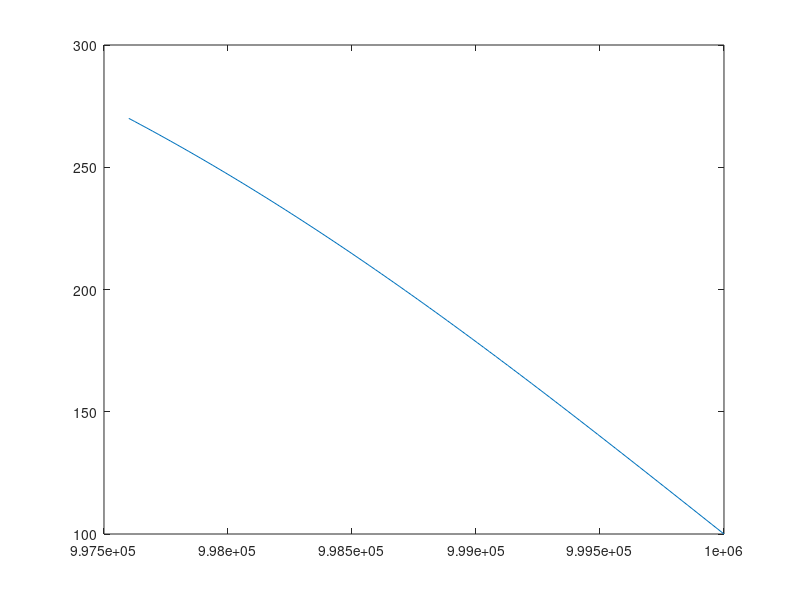
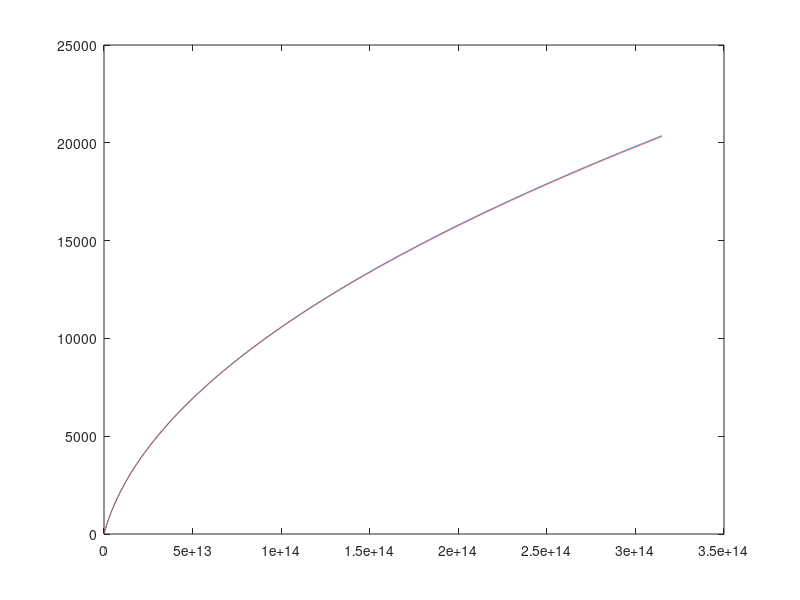
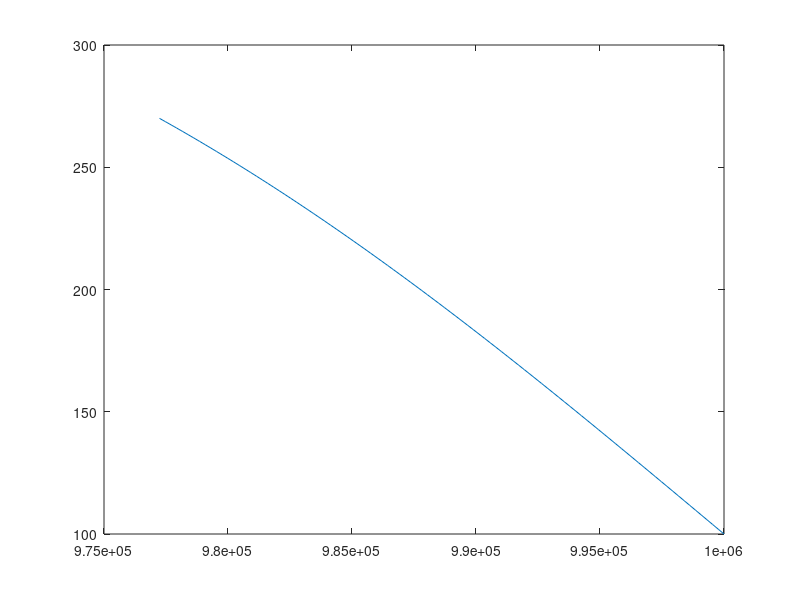
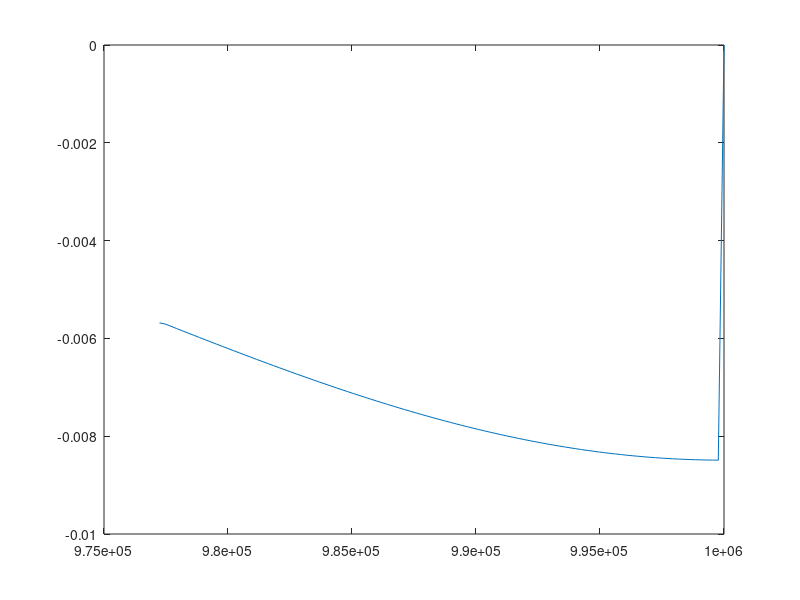

Write MATLAB code to recreate these figures, in order.
% test implementation of the Stefan solution
clear
close all

nz = 100;
H=0;
Ts=100;
Tb=270;
rho=1000;
Cp = 2100; %heat capacity of ice J/kg/K
Lf = 334*1000; % latent heat of fusion (J/kg)
H0=2400; % initial thickness in m
seconds_in_year = 3.15e7;
zmax = 1e6;
zmin = zmax-H0;
dt = 1000*seconds_in_year;
tmax = 10e6*seconds_in_year;
kappa=1e-6;
k=kappa*rho*Cp;

% find lambda1 (dimensionless parameter in stefan solution) by bisection:
% first, solve for lambda1
lam1_max = 1.6;
lam1_min = 0.1;
residual = @(lam1) exp(-lam1^2)/lam1/erf(lam1) - Lf*sqrt(pi)/(Cp*(Tb-Ts)); % turcotte and schubert 4.141 expressed as a residual
while lam1_max-lam1_min > 1e-6
    lam1_guess = 1/2*(lam1_max+lam1_min);
    ub = residual(lam1_max);
    lb = residual(lam1_min);
    if sign(residual(lam1_guess)) == sign(ub)
        lam1_max = lam1_guess;
    else
        lam1_min = lam1_guess;
    end
end
lam1 = lam1_guess;

cooling_age = @(zm) (zm/2/lam1)^2/kappa;
initial_cooling_age = cooling_age(H0);
zm = @(t) 2*lam1*sqrt(kappa*t);
dTdt = @(z,t) -(Tb-Ts)/erf(lam1)*exp(-z.^2/4/kappa/t).*z/(2*sqrt(pi*kappa*t^3));

z = linspace(zmin,zmax,nz);
z_last = z;
% stefan initial condition
T_last = zeros(nz,1);
eta = (zmax-z)/2/sqrt(kappa*initial_cooling_age);
theta = erf(eta)/erf(lam1);
T_last(:) = theta*(Tb-Ts)+Ts;

f1=figure(1);
plot(z,T_last); hold on

time=0;
itime=1;
while( time < tmax )
    % advance mesh
    % 1. calculate dTdz
    dTdz = zeros(nz,1);
    for i=2:nz-1
        dz = z_last(i+1)-z_last(i-1);
        dTdz(i) = (T_last(i+1)-T_last(i-1))/dz;
    end
    Tg = Tb - (T_last(2)-Tb);
    dTdz(1) = (T_last(2)-Tg)/2/(z_last(2)-z_last(1));
    
    q = -k*dTdz;
    % calculate thickening rate
       delta_z = q(1)/rho/Lf*dt
%     delta_z = 4;
    if( delta_z < 0 )
        itime
        time
        keyboard
    end
    
    
    %     % interpolate onto new grid
    %     z = linspace(z_last(1)-delta_z,zmax,nz);
    ztmp = [z_last(1)-delta_z z_last];
    %      ztmp(1) = ztmp(1)-delta_z;
    z=linspace(ztmp(1),zmax,nz);
    %     T_last = interp1(ztmp,[T_last(1) T_last'],z);
    T_last = interp1(z_last,T_last,z,'linear','extrap');
    z_last = z;
    
    %     Ttmp = T_last;
    % %     Ttmp(1) = Tb;
    %     T_last = interp1([ztmp],[Ttmp],z);
    %     z = z_last;
    %     z(1) = z(1)-delta_z;
    %     T_last = T_last;
    %
    L = zeros(nz,nz);
    R = zeros(nz,1);
    for i=1:nz
        if( i==1 )
            dzp = z(2)-z(1);
            dzm = z(2)-z(1);
            dz  = z(2)-z(1);
        elseif i==nz
            dzp = z(i)-z(i-1);
            dzm = z(i)-z(i-1);
            dz  = z(i)-z(i-1);
        else
            dzp = z(i+1)-z(i);
            dzm = z(i)-z(i-1);
            dz = 1/2*(dzp+dzm);
        end
        
        coef_minus  =            -k/dzm/dz;
        coef_center = rho*Cp/dt +k/dzm/dz + k/dzp/dz;
        coef_plus   =            -k/dzp/dz;
        rterm       = rho*Cp/dt*T_last(i);
        if i==1
%                         L(i,i) = coef_center;
%                         L(i,i+1) = coef_plus - coef_minus;
%                         R(i) = rterm + H -2*coef_minus*Tb;
            L(i,i) = coef_center;
            R(i)   = coef_center*Tb;
        elseif i==nz
%                         L(i,i-1) = coef_minus - coef_plus;
%                         L(i,i) = coef_center;
%                         R(i) = rterm + H -2*coef_plus*Ts;
            L(i,i) = coef_center;
            R(i)   = coef_center*Ts;
        else
            L(i,i-1) = coef_minus;
            L(i,i)   = coef_center;
            L(i,i+1) = coef_plus;
            R(i) = rterm + H;
        end
    end
    T = L\R;
    
    % advance timestep;
    time_store(itime) = time+dt;
    z_store(itime) = z(1);
    T_last = T;
    z_last=z;
    time = time+dt;
    itime = itime+1;
end

% plot analytic and numerical thickness
figure()
plot(time_store,(zmax-H0)-z_store); hold on;
plot(time_store, zm(initial_cooling_age+time_store)-H0,'r--');
err = norm((zmax-H0)-z_store - (zm(initial_cooling_age+time_store)-H0))/norm( zm(initial_cooling_age+time_store)-H0 )

figure, plot(z,T);

figure, plot(z,dTdz)

% 2nd method - note that even though T is not correct at the boundary, the
% approximation dt/dx is consistent.
dTdz = zeros(nz,1);
for i=2:nz-1
    dTdz(i) = (T(i+1)-T(i-1))/dz/2;
end

dTdz(nz) = (T(nz)-T(nz-1))/dz;
figure, plot(z,dTdz)
